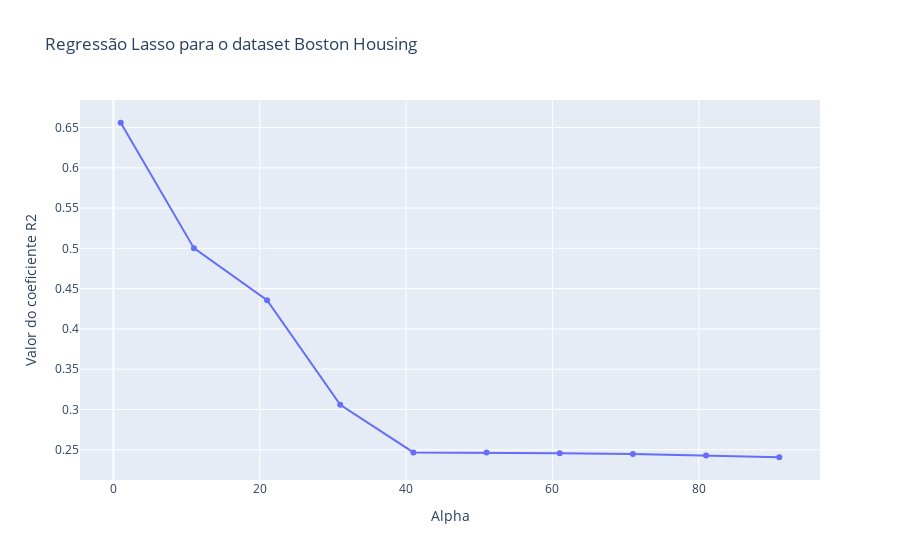

Notebook cell for this chart:
### Code cell
x_train, y_train, x_test, y_test = data(dt1)

vR2 = []
valpha = []

for i in np.arange(1, 100, 10):
  lasso = Lasso(alpha = i, max_iter= 1000)
  lasso.fit(x_train, y_train)
  y_pred = lasso.predict(x_test)

  scoreLs = r2_score(y_test, y_pred)

  vR2.append(scoreLs)
  valpha.append(i)

dt = pd.DataFrame({
    'R2': vR2,
    'Alpha': valpha
})

fig = px.line(dt, x = 'Alpha', y = 'R2', markers=True,
              labels={'alpha': 'Valor de alpha', 'R2': 'Valor do coeficiente R2'},
              title='Regressão Lasso para o dataset Boston Housing')

fig.show()

### Figure 1 — Plotly figure (JSON) as saved in the notebook; plotly's stock layout.template omitted (floating-point values rounded to 4 significant figures)
{"data": [{"hovertemplate": "Alpha=%{x}<br>Valor do coeficiente R2=%{y}<extra></extra>", "legendgroup": "", "line": {"color": "#636efa", "dash": "solid"}, "marker": {"symbol": "circle"}, "mode": "lines+markers", "name": "", "orientation": "v", "showlegend": false, "type": "scatter", "x": [1, 11, 21, 31, 41, 51, 61, 71, 81, 91], "xaxis": "x", "y": [0.6559, 0.5002, 0.4357, 0.3057, 0.2467, 0.2465, 0.2458, 0.2446, 0.2429, 0.2407], "yaxis": "y"}], "layout": {"legend": {"tracegroupgap": 0}, "title": {"text": "Regressão Lasso para o dataset Boston Housing"}, "xaxis": {"anchor": "y", "domain": [0, 1], "title": {"text": "Alpha"}}, "yaxis": {"anchor": "x", "domain": [0, 1], "title": {"text": "Valor do coeficiente R2"}}}}
